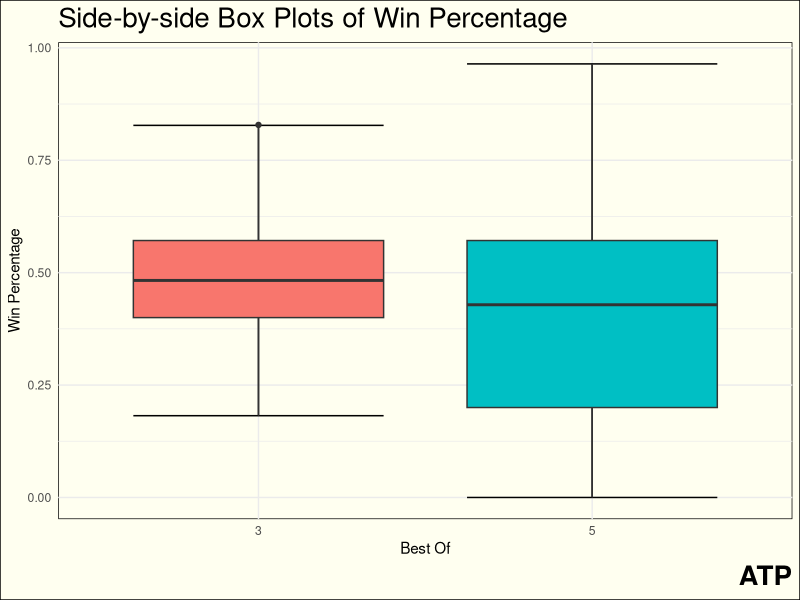
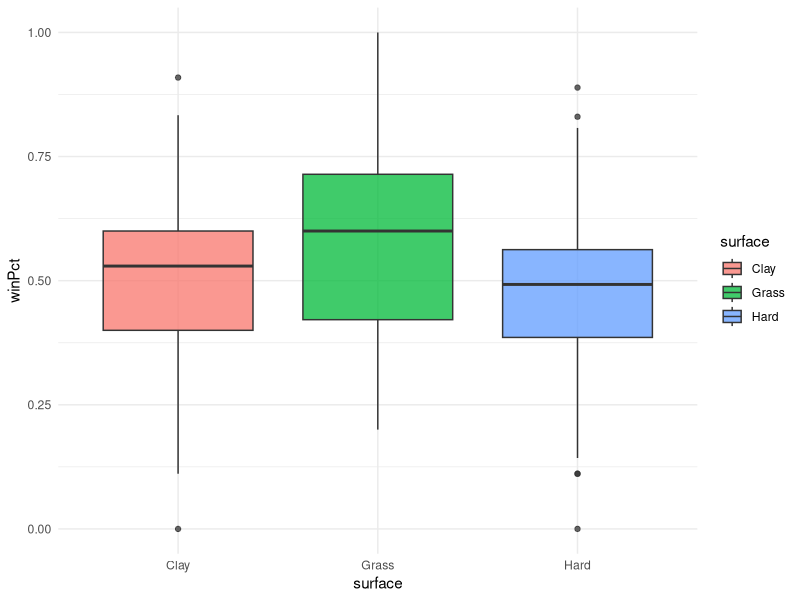
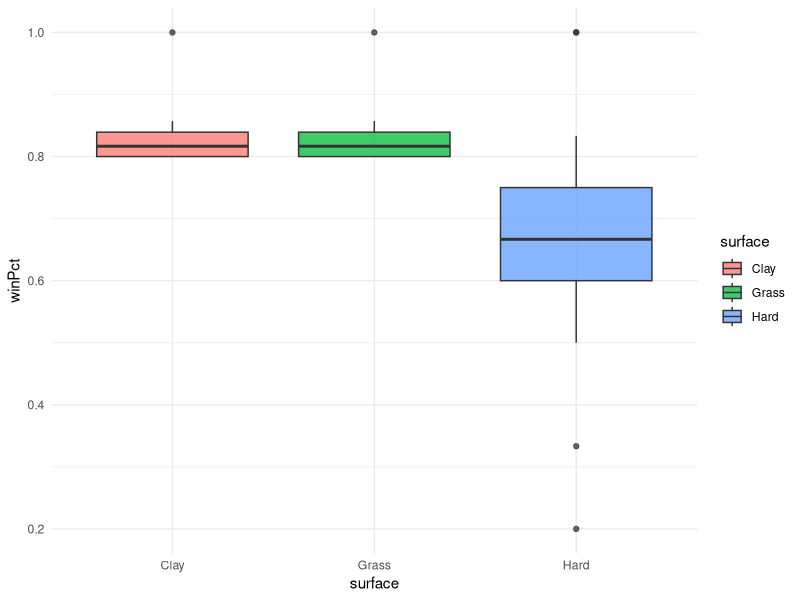

The R source for these figures, in order: (Note: this script raises an error after producing the figures.)
## ---- chunk 1
library(tidyverse)
## ---- chunk 2
atp <- read_csv(here::here("esselt21/tennis_module/exploration/atp_2023.csv"))
## ---- chunk 3
GS <-
  atp |>
  filter(best_of != 3) |>
  select(-best_of)

nGS <-
  atp |>
  filter(best_of == 3) |>
  select(-best_of)
## ---- chunk 4
winPercentage <-
  atp |>
  group_by(player, best_of) |>
  summarise(winPct = mean(result == "Winner"),
            matches = n()) |>
  mutate(best_of = as_factor(best_of))

GSwinPercentage <-
  GS |>
  group_by(player, surface) |>
  summarise(winPct = mean(result == "Winner"),
            matches = n()) |>
  filter(matches >= 5) |>
  mutate(surface = as_factor(surface),
         surface = fct_relevel(surface, c("Clay", "Grass", "Hard")))

nGSwinPercentage <-
  nGS |>
  group_by(player, surface) |>
  summarise(winPct = mean(result == "Winner"),
            matches = n()) |>
  filter(matches >= 5) |>
  mutate(surface = as_factor(surface),
         surface = fct_relevel(surface, c("Clay", "Grass", "Hard")))
## ---- chunk 5
winPercentage |>
  ggplot(aes(x = best_of,
             y = winPct,
             fill = best_of)) +
  stat_boxplot(geom = 'errorbar') +
  geom_boxplot() +
  theme_minimal() +
  theme(panel.background = element_rect(fill = 'ivory'),
        plot.background = element_rect(fill = 'ivory'),
        plot.title = element_text(size = 20),
        plot.caption = element_text(size = 20,
                                    face = 'bold'),
        legend.position = 'none') +
  labs(x = 'Best Of',
       y = 'Win Percentage',
       title = 'Side-by-side Box Plots of Win Percentage',
       caption = 'ATP')

nGSwinPercentage |>
  ggplot(aes(x = surface,
             y = winPct,
             fill = surface)) +
  geom_boxplot(alpha = 0.75) +
  theme_minimal()

GSwinPercentage |>
  ggplot(aes(x = surface,
             y = winPct,
             fill = surface)) +
  geom_boxplot(alpha = 0.75) +
  theme_minimal()
## ---- chunk 6
winPercentage |>
  ggplot(aes(x = winPct,
             y = after_stat(density))) +
  geom_histogram(fill = 'lightblue',
                 color = 'black',
                 bins = 15) +
  facet_grid(~surface) +
  theme_minimal() +
  theme(plot.background = element_rect(fill = 'ivory'),
        panel.background = element_rect(fill = 'ivory'),
        strip.background = element_rect(colour = 'black',
                                        fill = 'gray90'),
        strip.text = element_text(size = 15,
                                  face = 'bold'),
        plot.caption = element_text(size = 20,
                                    face = 'bold'),
        plot.title = element_text(size = 20)) +
  labs(x = 'Win Percentage',
       y = 'Density',
       title = 'Histogram of Win Percentages by Surface',
       caption = "ATP")
